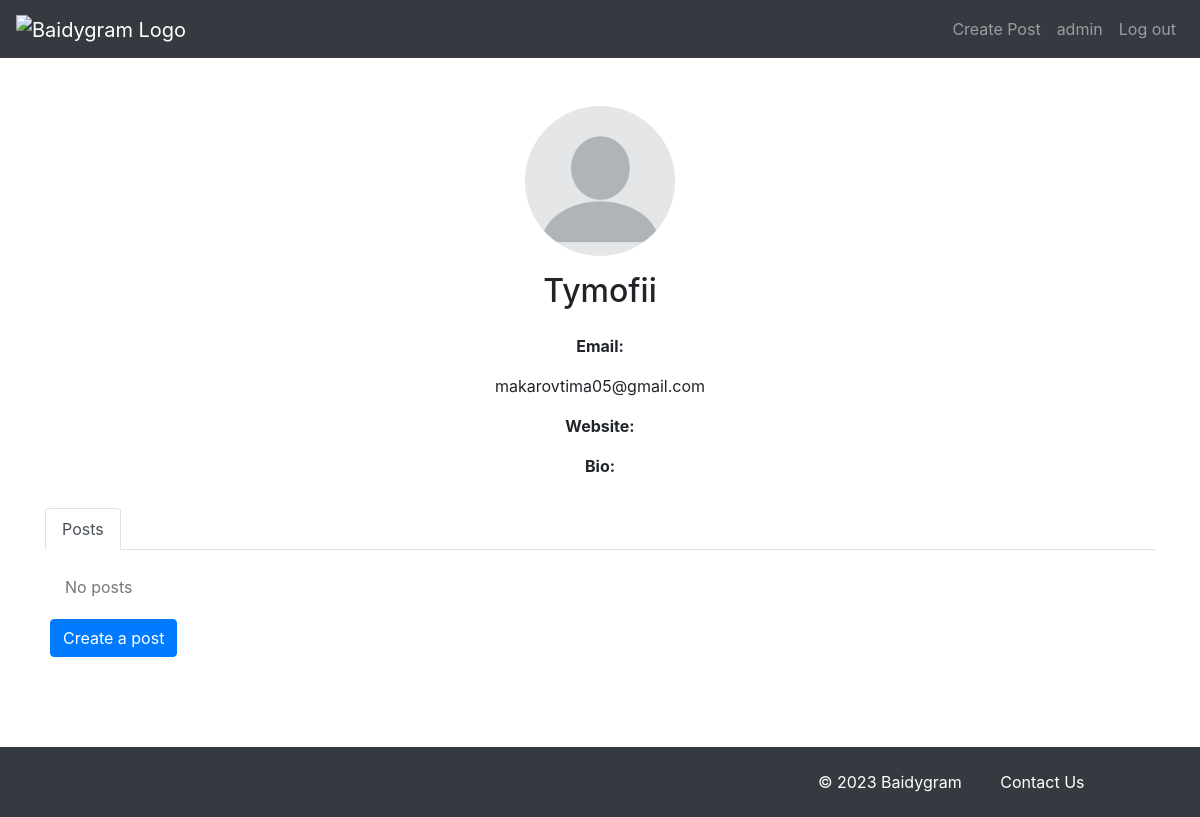
/Tymofii/ (signed in), run on the app's committed database.
### blog/models.py (models this page shows)
class BlogUser(models.Model):
    user = models.OneToOneField(settings.AUTH_USER_MODEL, on_delete=models.CASCADE, null=True, blank=True)
    email = models.EmailField(unique=True, null=True, blank=True)
    bio = models.TextField(blank=True)
    avatar = models.ImageField(upload_to='avatars/', default='avatars/default_avatar/blank-profile-picture.png')
    website = models.URLField(blank=True)

### blog/views.py (the view)
# urls.py: path("<str:username>/", UserProfile.as_view(), name="profile"),
class UserProfile(generic.DetailView):
    model = BlogUser
    template_name = "registration/profile.html"
    slug_field = 'user__username'
    slug_url_kwarg = 'username'
    paginate_by = 12
    def get_object(self, queryset=None):
        username = self.kwargs.get(self.slug_url_kwarg)
        user = get_object_or_404(BlogUser, user__username=username)
        return user
    def get_context_data(self, **kwargs):
        context = super().get_context_data(**kwargs)
        user = self.get_object()
        posts = BlogPost.objects.select_related('author__bloguser').filter(is_published=True, author=user.user).\
            order_by('-created_at')
        drafts = BlogPost.objects.select_related('author__bloguser').filter(is_published=False, author=user.user).\
            order_by('-created_at')
        context['posts'] = posts
        context['drafts'] = drafts
        return context

### templates/registration/profile.html (shortened to what this page needs)
{% extends 'base.html' %}
{% load static %}
{% block content %}
<link rel="stylesheet" href="{% static 'css/registration/profile.css' %}">
<div class="text-center">
  <div class="profile-avatar">
    <img src="{{ object.avatar.url }}" alt="{{ object.user.username }}'s avatar" class="avatar-circle">
  </div>
  <h2 class="mt-3 mb-4">{{ object.user.username }}</h2>
  <p class="font-weight-bold">Email:</p>
  <p>{{ object.email }}</p>
  <p class="font-weight-bold">Website:</p>
  <p class="font-weight-bold">Bio:</p>
</div>
<ul class="nav nav-tabs" id="myTabs" role="tablist">
  <li class="nav-item">
    <a class="nav-link active" id="posts-tab" data-toggle="tab" href="#posts" role="tab" aria-controls="posts" aria-selected="true">Posts</a>
  </li>
</ul>
<div class="tab-content" id="myTabContent">
  <div class="tab-pane fade show active" id="posts" role="tabpanel" aria-labelledby="posts-tab">
    <div class="row">
      {% for post in posts %}
      <div class="col-lg-4 col-md-6 col-sm-12">
        <a href="{% url 'blogpost_detail' username=post.author.username pk=post.id %}">
          <img src="{{ post.image.url }}" alt="{{ post.title }}" class="img-fluid">
          <p class="mt-2 post-title">{{ post.title }}</p>
          <p class="mt-1 post-description">{{ post.short_description }}</p>
        </a>
      </div>
      {% empty %}
      <div class="col-12">
        <p>No posts</p>
      </div>
      <a href="{% url 'create_post' %}" class="btn btn-primary mt-1">Create a post</a>
      {% endfor %}
    </div>
  </div>
</div>
{% endblock %}

### templates/base.html (shortened to what this page needs)
{% load static %}
<!DOCTYPE html>
<html lang="en">
<head>
    <link rel="stylesheet" href="https://maxcdn.bootstrapcdn.com/bootstrap/4.5.2/css/bootstrap.min.css">
    <link rel="stylesheet" href="{% static 'css/base.css' %}">
</head>
<body>
    <nav class="navbar navbar-expand-lg navbar-dark bg-dark">
        <a class="navbar-brand" href="{% url 'home' %}">
            <img src="{% static 'logo.svg' %}" alt="Baidygram Logo">
        </a>
        <div class="collapse navbar-collapse" id="navbarNav">
            <ul class="navbar-nav ml-auto">
                {% if user.is_authenticated %}
                    <li class="nav-item">
                        <a class="nav-link" href="{% url 'create_post' %}">Create Post</a>
                    </li>
                    <li class="nav-item">
                        <a class="nav-link" href="{% url 'profile' username=request.user.username %}">{{ request.user.username }}</a>
                    </li>
                    <li class="nav-item">
                        <a class="nav-link" href="{% url 'logout' %}">Log out</a>
                    </li>
                {% endif %}
            </ul>
        </div>
    </nav>
    <div class="container mt-5">
        {% block content %}
        {% endblock %}
    </div>
    <footer class="bg-dark text-white py-3">
        <div>
            <div class="row">
                <div class="col-md-11">
                    <ul class="list-inline text-right mb-0">
                        <li class="list-inline-item">
                            <button type="button" class="btn btn-link" style="text-decoration:none; cursor: default;">© 2023 Baidygram</button>
                        </li>
                        <li class="list-inline-item">
                            <button type="button" class="btn btn-link js-contact" data-url="{% url 'contact_us' %}">Contact Us</button>
                        </li>
                    </ul>
                </div>
            </div>
        </div>
    </footer>
</body>
</html>

### static/css/base.css (style rules this page uses)
.navbar-brand img { width: 70px; height: auto; }
footer { position: relative; bottom: 0; width: 100%; height: 70px; background-color: #343a40; color: white; text-align: right; margin: 70px 0px 0px; }
.btn-link { color: white; }

### static/css/registration/profile.css (style rules this page uses)
.profile-avatar img { width: 150px; height: 150px; object-fit: cover; border-radius: 50%; }
.nav-tabs { margin-top: 30px; }
.tab-content .tab-pane { padding: 20px; }
.tab-content .tab-pane p { margin-top: 5px; color: #777; }

### data on the page
BlogUser: avatar (placeholder picture), user.username "Tymofii", email "makarovtima05@gmail.com"

### other printed values
{{ request.user.username }} "admin"
